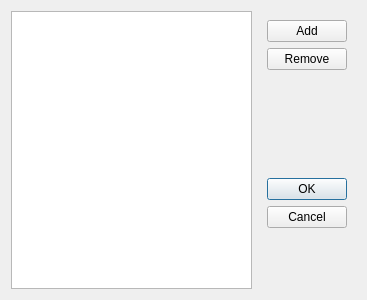
<?xml version="1.0" encoding="UTF-8"?>
<ui version="4.0">
 <class>BasicGroupsDialog</class>
 <widget class="QDialog" name="BasicGroupsDialog">
  <property name="geometry">
   <rect>
    <x>0</x>
    <y>0</y>
    <width>367</width>
    <height>300</height>
   </rect>
  </property>
  <property name="windowTitle">
   <string>Dialog</string>
  </property>
  <layout class="QHBoxLayout" name="horizontalLayout">
   <item>
    <widget class="QTableView" name="tvBasicGroups">
     <property name="selectionMode">
      <enum>QAbstractItemView::SingleSelection</enum>
     </property>
     <property name="selectionBehavior">
      <enum>QAbstractItemView::SelectRows</enum>
     </property>
    </widget>
   </item>
   <item>
    <widget class="QFrame" name="frame">
     <property name="frameShape">
      <enum>QFrame::NoFrame</enum>
     </property>
     <property name="frameShadow">
      <enum>QFrame::Raised</enum>
     </property>
     <layout class="QVBoxLayout" name="verticalLayout">
      <item>
       <widget class="QPushButton" name="pbAddGroup">
        <property name="text">
         <string>Add</string>
        </property>
       </widget>
      </item>
      <item>
       <widget class="QPushButton" name="pbRemoveGroup">
        <property name="text">
         <string>Remove</string>
        </property>
       </widget>
      </item>
      <item>
       <spacer name="verticalSpacer">
        <property name="orientation">
         <enum>Qt::Vertical</enum>
        </property>
        <property name="sizeHint" stdset="0">
         <size>
          <width>20</width>
          <height>40</height>
         </size>
        </property>
       </spacer>
      </item>
      <item>
       <widget class="QDialogButtonBox" name="buttonBox">
        <property name="sizePolicy">
         <sizepolicy hsizetype="Fixed" vsizetype="MinimumExpanding">
          <horstretch>0</horstretch>
          <verstretch>0</verstretch>
         </sizepolicy>
        </property>
        <property name="orientation">
         <enum>Qt::Vertical</enum>
        </property>
        <property name="standardButtons">
         <set>QDialogButtonBox::Cancel|QDialogButtonBox::Ok</set>
        </property>
        <property name="centerButtons">
         <bool>false</bool>
        </property>
       </widget>
      </item>
     </layout>
    </widget>
   </item>
  </layout>
 </widget>
 <resources/>
 <connections>
  <connection>
   <sender>buttonBox</sender>
   <signal>accepted()</signal>
   <receiver>BasicGroupsDialog</receiver>
   <slot>accept()</slot>
   <hints>
    <hint type="sourcelabel">
     <x>308</x>
     <y>194</y>
    </hint>
    <hint type="destinationlabel">
     <x>326</x>
     <y>151</y>
    </hint>
   </hints>
  </connection>
  <connection>
   <sender>buttonBox</sender>
   <signal>rejected()</signal>
   <receiver>BasicGroupsDialog</receiver>
   <slot>reject()</slot>
   <hints>
    <hint type="sourcelabel">
     <x>317</x>
     <y>256</y>
    </hint>
    <hint type="destinationlabel">
     <x>366</x>
     <y>191</y>
    </hint>
   </hints>
  </connection>
 </connections>
</ui>
